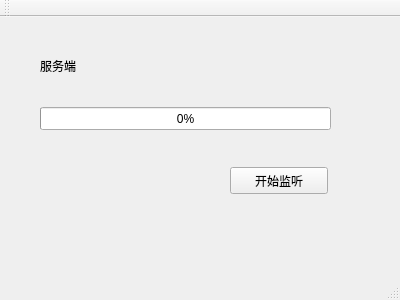
<?xml version="1.0" encoding="UTF-8"?>
<ui version="4.0">
 <class>MainWindow</class>
 <widget class="QMainWindow" name="MainWindow">
  <property name="geometry">
   <rect>
    <x>0</x>
    <y>0</y>
    <width>400</width>
    <height>300</height>
   </rect>
  </property>
  <property name="windowTitle">
   <string>MainWindow</string>
  </property>
  <widget class="QWidget" name="centralWidget">
   <widget class="QLabel" name="serverStatusLabel">
    <property name="geometry">
     <rect>
      <x>40</x>
      <y>40</y>
      <width>66</width>
      <height>17</height>
     </rect>
    </property>
    <property name="text">
     <string>服务端</string>
    </property>
   </widget>
   <widget class="QProgressBar" name="serverProgressBar">
    <property name="geometry">
     <rect>
      <x>40</x>
      <y>90</y>
      <width>291</width>
      <height>23</height>
     </rect>
    </property>
    <property name="value">
     <number>0</number>
    </property>
   </widget>
   <widget class="QPushButton" name="startButton">
    <property name="geometry">
     <rect>
      <x>230</x>
      <y>150</y>
      <width>98</width>
      <height>27</height>
     </rect>
    </property>
    <property name="text">
     <string>开始监听</string>
    </property>
   </widget>
  </widget>
  <widget class="QMenuBar" name="menuBar">
   <property name="geometry">
    <rect>
     <x>0</x>
     <y>0</y>
     <width>400</width>
     <height>25</height>
    </rect>
   </property>
  </widget>
  <widget class="QToolBar" name="mainToolBar">
   <attribute name="toolBarArea">
    <enum>TopToolBarArea</enum>
   </attribute>
   <attribute name="toolBarBreak">
    <bool>false</bool>
   </attribute>
  </widget>
  <widget class="QStatusBar" name="statusBar"/>
 </widget>
 <layoutdefault spacing="6" margin="11"/>
 <resources/>
 <connections/>
</ui>
